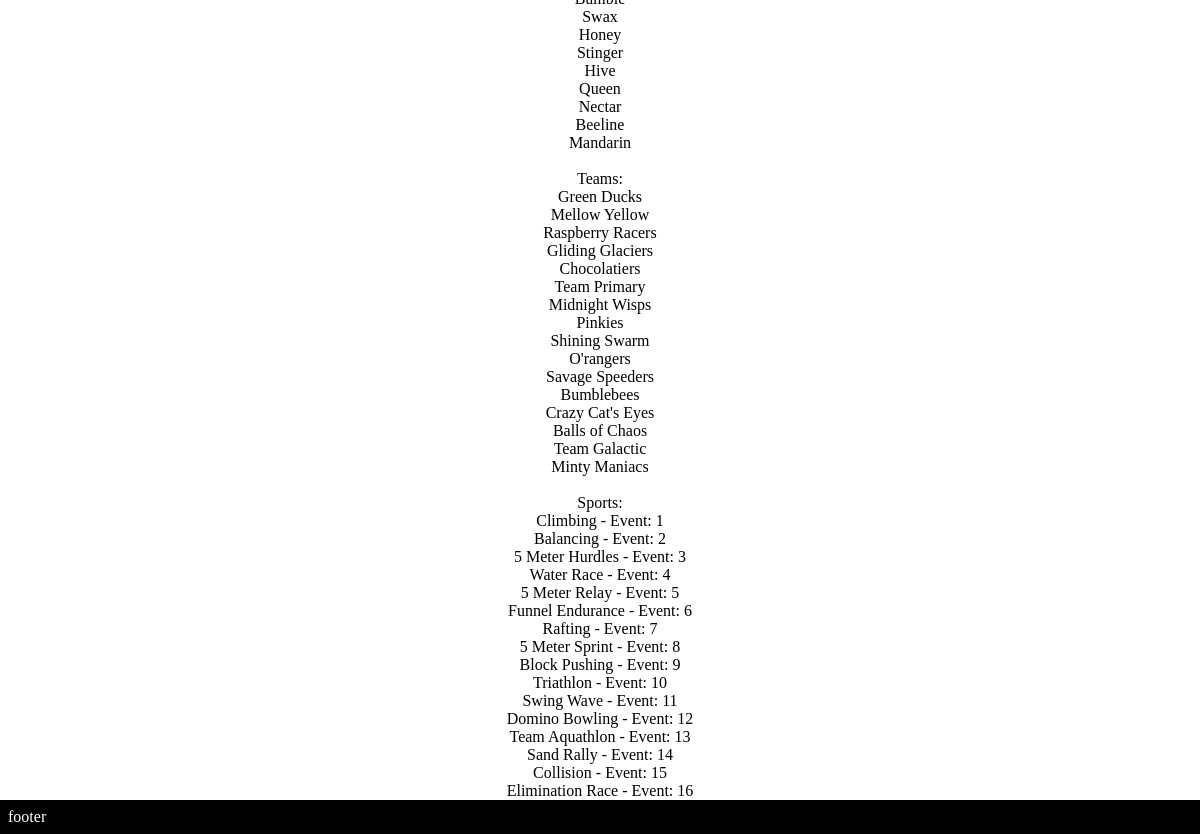
Before: /search.php (lower part) with the older database file.
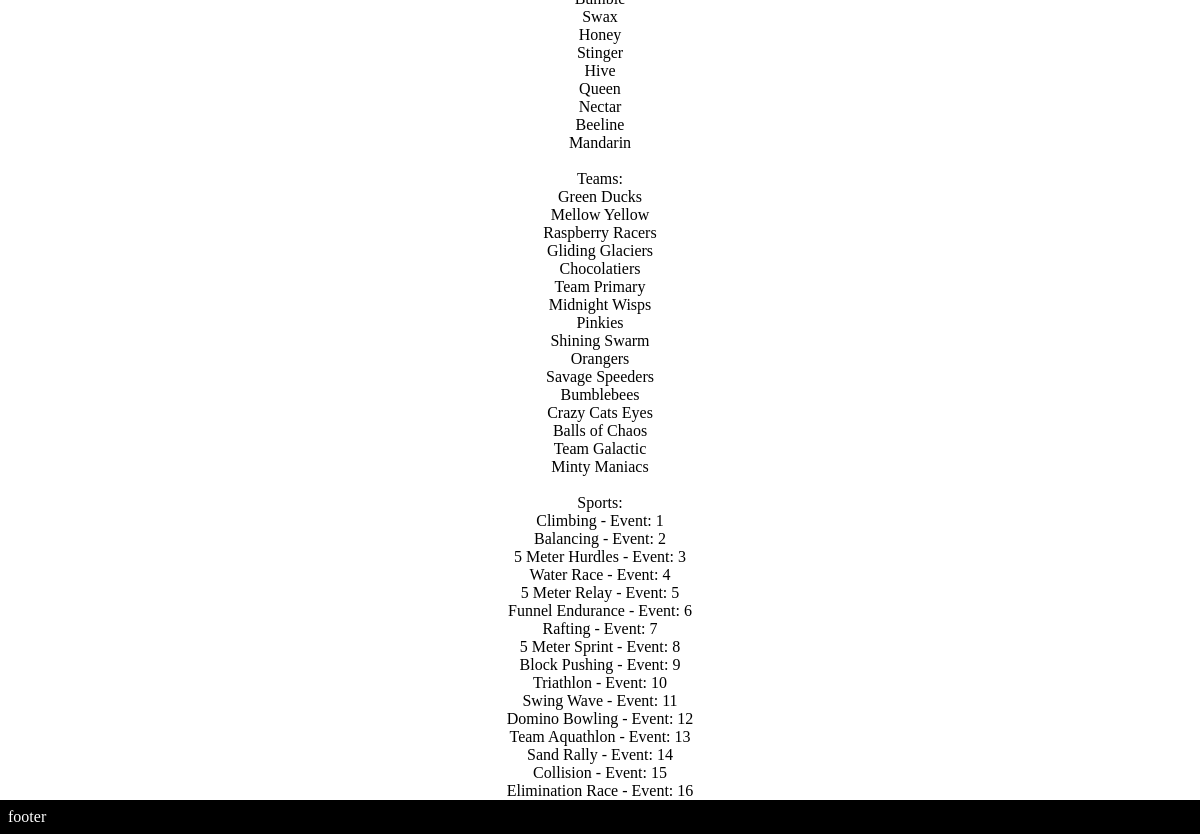
After: the same page with the newer database file.
### tables this page shows
CREATE TABLE `teams` (
  `team_id` smallint UNSIGNED NOT NULL COMMENT 'Primary Key for teams table',
  `team_name` varchar(20) NOT NULL,
  `team_code` varchar(3) NOT NULL,
  `hashtag` varchar(25) NOT NULL
);

### search.php (the view, shortened to what this page needs)
<!DOCTYPE html>
<html lang="en">
    <head>
		<link rel="stylesheet" href="style.css">
    </head>
    <body>
    <?php
                $search_query_competitors = "SELECT competitor_name
                         					 FROM competitors
                               				 WHERE competitor_name LIKE '%$search%'";
				$search_query_teams = "SELECT team_name
                         			  FROM teams
                                	  WHERE team_name LIKE '%$search%'";
				$search_query_events = "SELECT DISTINCT event_number, sport
									   FROM events
									   WHERE sport LIKE '%$search%'";
		?>
			<div class="grid-item content">
				<?php
				 $search_query_competitors_results = mysqli_query($conn, $search_query_competitors);
				$search_query_teams_results = mysqli_query($conn, $search_query_teams);
				$search_query_events_results = mysqli_query($conn, $search_query_events);
                $count = mysqli_num_rows($search_query_competitors_results)+mysqli_num_rows($search_query_teams_results)+mysqli_num_rows($search_query_events_results);
				$competitors_count = mysqli_num_rows($search_query_competitors_results);
				$teams_count = mysqli_num_rows($search_query_teams_results);
				$events_count = mysqli_num_rows($search_query_events_results);
                if($count == 0){
                    echo "There were no search results!";
                }
                else{
					if ($competitors_count != 0){
					echo "<br> Marbles: <br>";
                    while($row = mysqli_fetch_array($search_query_competitors_results)){
						echo $row['competitor_name'];
						echo "<br>";
                    }
					}
					if ($teams_count != 0){
					echo "<br> Teams: <br>";
					while($row = mysqli_fetch_array($search_query_teams_results)){
						echo $row['team_name'];
						echo "<br>";
                    }
					}
					if($events_count != 0){
					echo "<br> Sports: <br>";
					while($row = mysqli_fetch_array($search_query_events_results)){
						echo $row['sport'].' - Event: '.$row['event_number'];
						echo "<br>";
               		}
					}
          	 	}
				?>
			</div>
		<div class="footer_grid">
			<div class="footer">
				footer
			</div>
		</div>
	</body>

Changed rows visible on the page:
changed teams: team_name "O'rangers" → "Orangers"
changed teams: team_name "Crazy Cat's Eyes" → "Crazy Cats Eyes"
